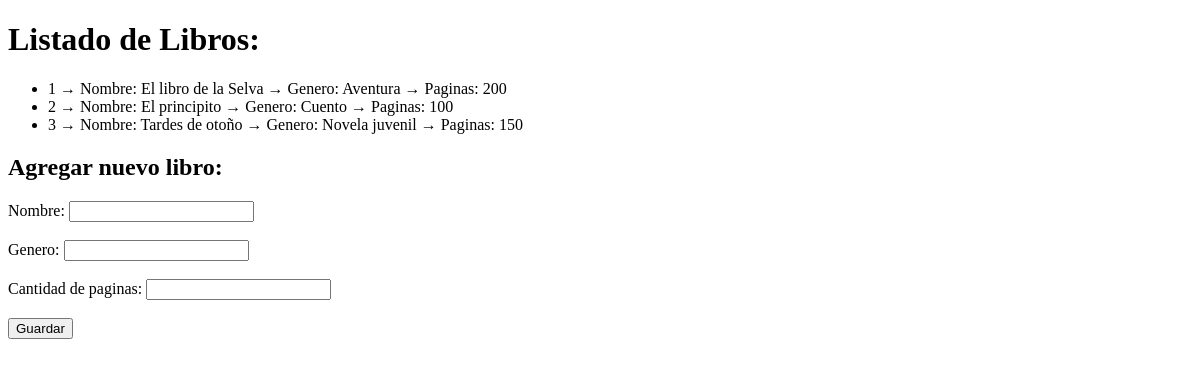
Before: /mis-libros/ with the older database file.
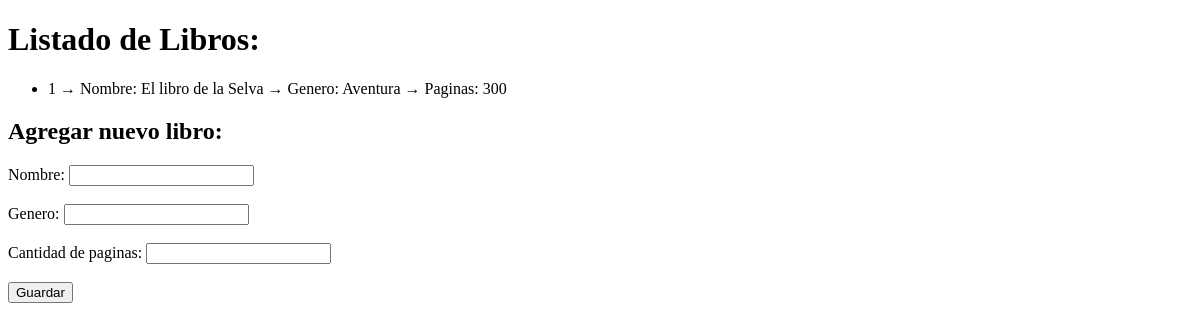
After: the same page with the newer database file.
### entrega_3/models.py (models this page shows)
class Libro(models.Model):
    nombre_libro = models.CharField(max_length=100)
    genero = models.TextField(max_length=100)
    cantidad_paginas = models.TextField(max_length=2000)
    def __str__(self):
        return f"{self.id} → Nombre: {self.nombre_libro} → Genero: {self.genero} → Paginas: {self.cantidad_paginas}"

### entrega_3/views.py (the view)
# urls.py: path('mis-libros/', mostrar_mis_libros, name="mis-libros"),
def mostrar_mis_libros(request):
    libros = Libro.objects.all()
    return render(request, "entrega_3/libros.html", {"libros": libros})

### entrega_3/templates/entrega_3/libros.html (shortened to what this page needs)
{% extends 'entrega_3/base.html' %}
{% block titulo %} Listado de Libros: {% endblock %}
{% block listado %}
  <ul>
    {% for libro in libros %}
      <li>{{libro}}</li>
    {% endfor %}
  </ul>
  <h2>Agregar nuevo libro:</h2>
  <form method="post" action="{% url 'agregar-libros' %}">
    <label for="nombre_libro">Nombre:</label>
    <input type="text" name="nombre_libro" id="nombre_libro"><br><br>
    <label for="genero">Genero:</label>
    <input type="text" name="genero" id="genero"><br><br>
    <label for="cantidad_paginas">Cantidad de paginas:</label>
    <input type="text" name="cantidad_paginas" id="cantidad_paginas"><br><br>
    <button type="submit">Guardar</button>
  </form>
{% endblock %}

Changed rows visible on the page:
removed Libro: id+nombre_libro+genero "2 → Nombre: El principito → Genero: Cuento → Paginas: 100"
removed Libro: id+nombre_libro+genero "3 → Nombre: Tardes de otoño → Genero: Novela juvenil → Paginas: 150"
changed Libro: id+nombre_libro+genero "1 → Nombre: El libro de la Selva → Genero: Aventura → Paginas: 200" → "1 → Nombre: El libro de la Selva → Genero: Aventura → Paginas: 300"
